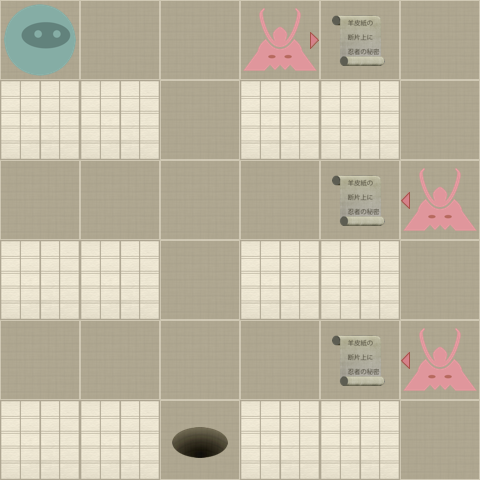

Rendered tile map (Tiled .tmx) drawn with the repository's tilesets; below, a short description and the map source with its tile grids summarised:
An orthogonal 6x6 tile map with 80x80 px tiles, 2 tile layers (Level, Actors).

<map version="1.0" orientation="orthogonal" width="6" height="6" tilewidth="80" tileheight="80">
 <properties>
  <property name="moves" value="11" />
 </properties>
 <tileset firstgid="1" name="tiles" tilewidth="80" tileheight="80" spacing="2" margin="2">
  <image source="tiles-hd.png" width="512" height="512" />
  <tile id="0">
   <properties>
    <property name="actor" value="exit" />
   </properties>
  </tile>
  <tile id="2">
   <properties>
    <property name="actor" value="guard" />
    <property name="direction" value="down" />
   </properties>
  </tile>
  <tile id="3">
   <properties>
    <property name="actor" value="guard" />
    <property name="direction" value="left" />
   </properties>
  </tile>
  <tile id="4">
   <properties>
    <property name="actor" value="guard" />
    <property name="direction" value="right" />
   </properties>
  </tile>
  <tile id="5">
   <properties>
    <property name="actor" value="guard" />
    <property name="direction" value="up" />
   </properties>
  </tile>
  <tile id="7">
   <properties>
    <property name="actor" value="player" />
   </properties>
  </tile>
  <tile id="8">
   <properties>
    <property name="actor" value="scroll" />
   </properties>
  </tile>
  <tile id="9">
   <properties>
    <property name="wall" value="1" />
   </properties>
  </tile>
 </tileset>
 <layer name="Level" width="6" height="6">
  <data>[36 cells, 36 non-empty, 2 distinct tile ids]</data>
 </layer>
 <layer name="Actors" width="6" height="6">
  <data>[36 cells, 8 non-empty, 5 distinct tile ids]</data>
 </layer>
</map>
